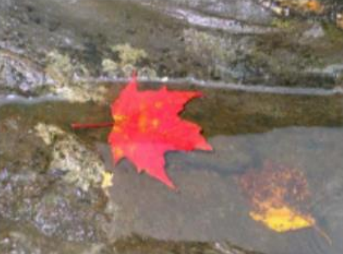
#> input picture resources/assets/exp5/505.png, 343 x 254 px
$ python '基于频率调谐的图像显著性检测.py'
#> lines starting #> are read from the running program, lines starting #| are printed output that depends on the picture
import cv2
import numpy as np
from matplotlib import pyplot as plt
from matplotlib import rcParams

# 支持汉字
rcParams['font.sans-serif'] = ['SimHei']


# 基于频率调谐的图像显著性检测
def frequency_tuned_saliency():
    # 图像路径
    image_path = '../resources/assets/exp5/505.png'
    # 读取图像
    image = cv2.imread(image_path)
#> image is the input picture: shape (254, 343, 3); mean B, G, R 102.4, 113.4, 133.9
    image_rgb = cv2.cvtColor(image, cv2.COLOR_BGR2RGB)

    # 步骤（1）：输入图像进行高斯滤波，去除高频信息
    gaussian_blur_image = cv2.GaussianBlur(image_rgb, (3, 3), 0)

    # 创建3x2的图像网格
    plt.figure(figsize=(15, 10))
    plt.subplot(2, 2, 1)
    plt.title('原始图像')
    plt.imshow(image_rgb)
    plt.axis('off')

    plt.subplot(2, 2, 2)
    plt.title('高斯滤波后图像')
    plt.imshow(gaussian_blur_image)
    plt.axis('off')

    # 步骤（2）：将原图与滤波后的图像从RGB颜色空间转换到Lab颜色空间
    lab_image = cv2.cvtColor(image_rgb, cv2.COLOR_RGB2LAB)
#> lab_image: shape (254, 343, 3); mean of channels 0, 1, 2 127.2, 134, 138
    lab_blur_image = cv2.cvtColor(gaussian_blur_image, cv2.COLOR_RGB2LAB)
#> lab_blur_image: shape (254, 343, 3); mean of channels 0, 1, 2 127.2, 134, 138
    # [11 lines of commented-out code are left out]
    I_mu = np.mean(lab_image, axis=(0, 1))
#> I_mu = [127.2, 134, 138]

    # 创建平均颜色图像
    mean_color_image = np.ones_like(lab_image) * I_mu[None, None, :]
#> mean_color_image: shape (254, 343, 3) float64; mean of channels 0, 1, 2 127.2, 134, 138

    mean_color_image_rgb = cv2.cvtColor(mean_color_image.astype(np.uint8), cv2.COLOR_LAB2RGB)
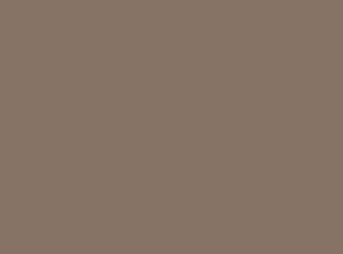
#> mean_color_image_rgb: shape (254, 343, 3); mean R, G, B 134, 115, 102

    plt.subplot(2, 2, 3)
    plt.title('平均颜色图像')
    plt.imshow(mean_color_image_rgb)
    plt.axis('off')

    # 步骤（4）：计算三个通道均值与高斯滤波后图像的欧氏距离之和
    saliency_map = np.linalg.norm(lab_blur_image - mean_color_image, axis=2)
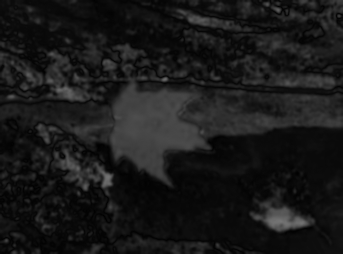
#> saliency_map: shape (254, 343) float64; min 0.999, max 117.3, mean 25.3

    # 步骤（5）：对S做归一化得到显著度图
    normalized_saliency_map = cv2.normalize(saliency_map, None, 0, 255, cv2.NORM_MINMAX).astype(np.uint8)
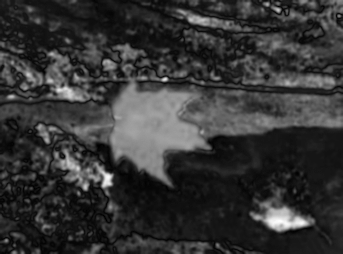
#> normalized_saliency_map: shape (254, 343); min 0, max 254, mean 52.7

    plt.subplot(2, 2, 4)
    plt.title('归一化显著图')
    plt.imshow(normalized_saliency_map, cmap='gray')
    plt.axis('off')

    plt.tight_layout()
    plt.show()
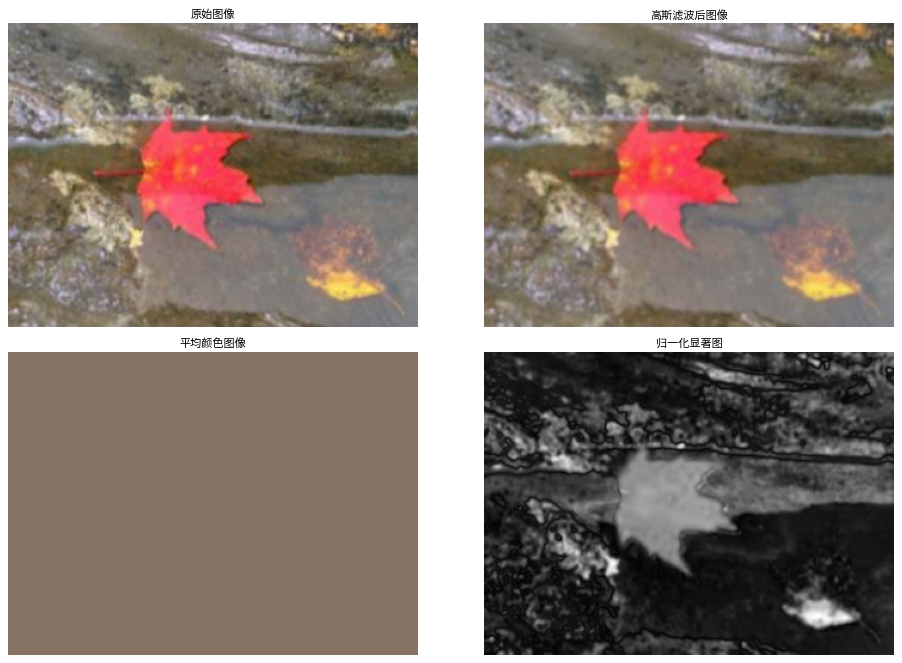
#> figure drawn by matplotlib, 4 panels


if __name__ == "__main__":
    frequency_tuned_saliency()

$ run again, with resources/assets/exp5/501.png copied over resources/assets/exp5/505.png
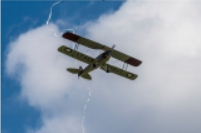
#> input picture resources/assets/exp5/501.png, 201 x 133 px
#> in frequency_tuned_saliency, image is the input picture: shape (133, 201, 3); mean B, G, R 180.8, 162.6, 145.8
#> lab_image: shape (133, 201, 3); mean of channels 0, 1, 2 168.1, 127.6, 116.7
#> lab_blur_image: shape (133, 201, 3); mean of channels 0, 1, 2 168, 127.6, 116.7
#> I_mu = [168.1, 127.6, 116.7]
#> mean_color_image: shape (133, 201, 3) float64; mean of channels 0, 1, 2 168.1, 127.6, 116.7
#> in frequency_tuned_saliency, `normalized_saliency_map = cv2.normalize(saliency_map, None, 0, 255, cv..`:
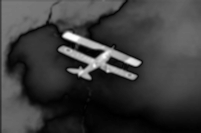
#> normalized_saliency_map: shape (133, 201); min 0, max 254, mean 60.7
#> in frequency_tuned_saliency, `plt.show()`:
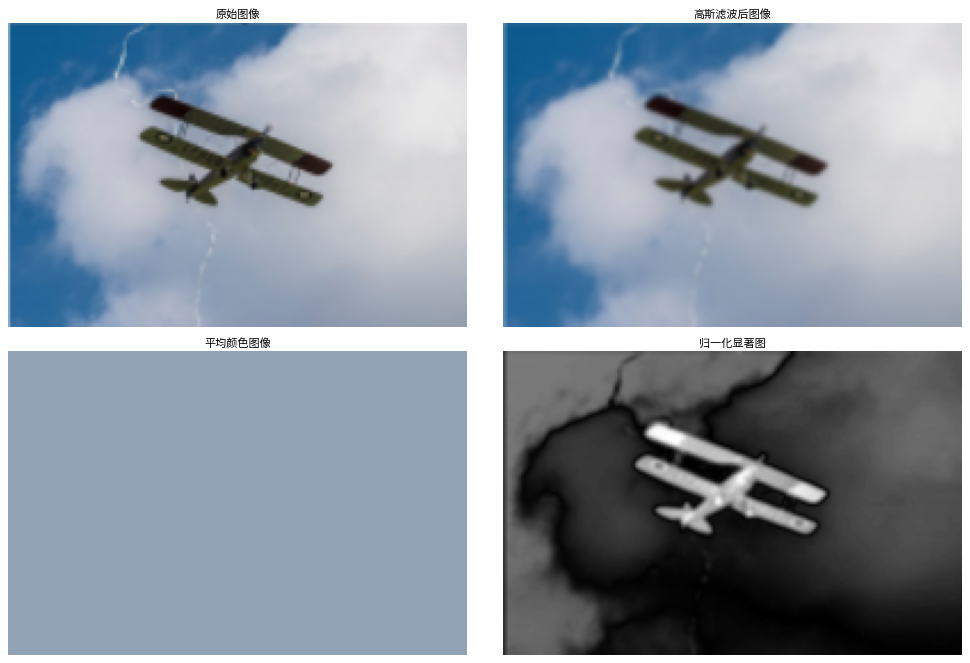
#> figure drawn by matplotlib, 4 panels

$ run again, with resources/assets/exp5/502.png copied over resources/assets/exp5/505.png
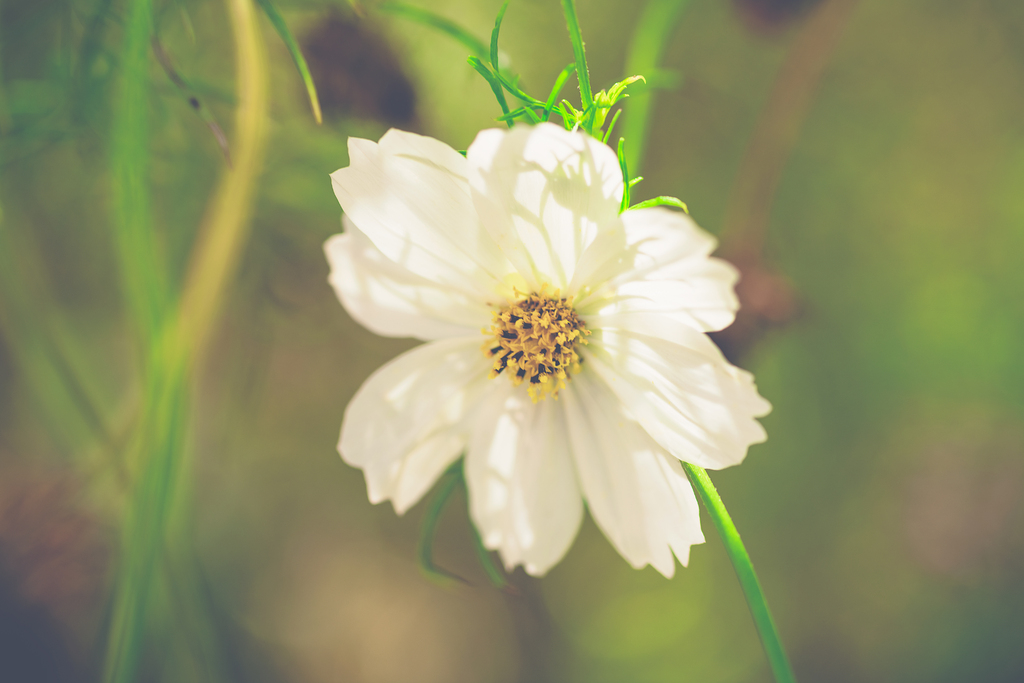
#> input picture resources/assets/exp5/502.png, 1024 x 683 px
#> in frequency_tuned_saliency, image is the input picture: shape (683, 1024, 3); mean B, G, R 105.8, 147.8, 145.1
#> lab_image: shape (683, 1024, 3); mean of channels 0, 1, 2 152.6, 120.2, 149.8
#> lab_blur_image: shape (683, 1024, 3); mean of channels 0, 1, 2 152.6, 120.2, 149.8
#> I_mu = [152.6, 120.2, 149.8]
#> mean_color_image: shape (683, 1024, 3) float64; mean of channels 0, 1, 2 152.6, 120.2, 149.8
#> in frequency_tuned_saliency, `normalized_saliency_map = cv2.normalize(saliency_map, None, 0, 255, cv..`:
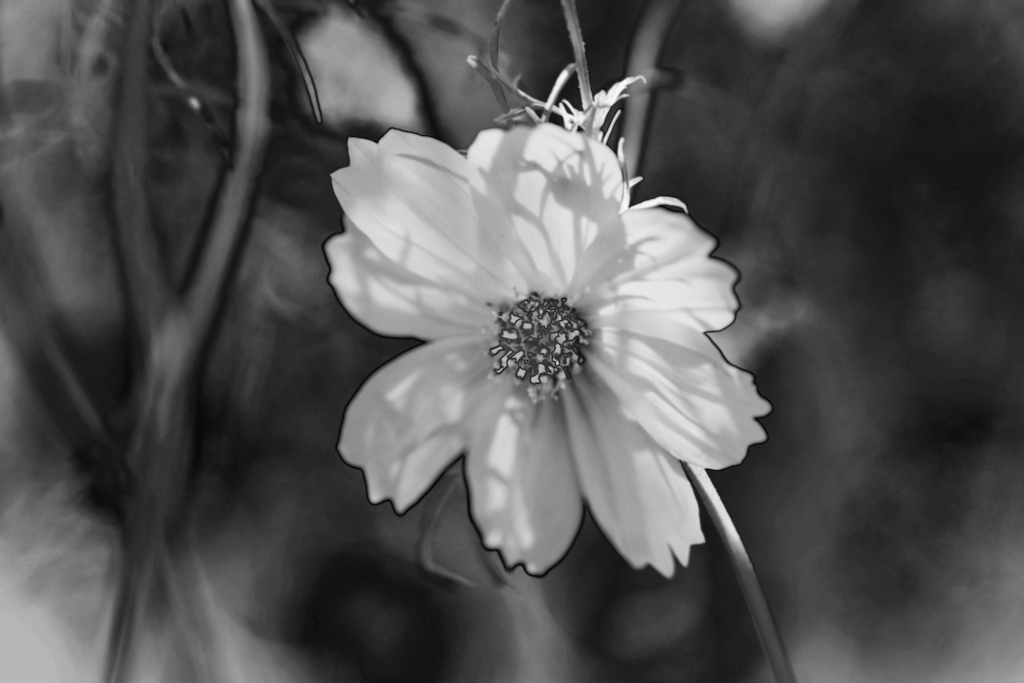
#> normalized_saliency_map: shape (683, 1024); min 0, max 254, mean 82.6
#> in frequency_tuned_saliency, `plt.show()`:
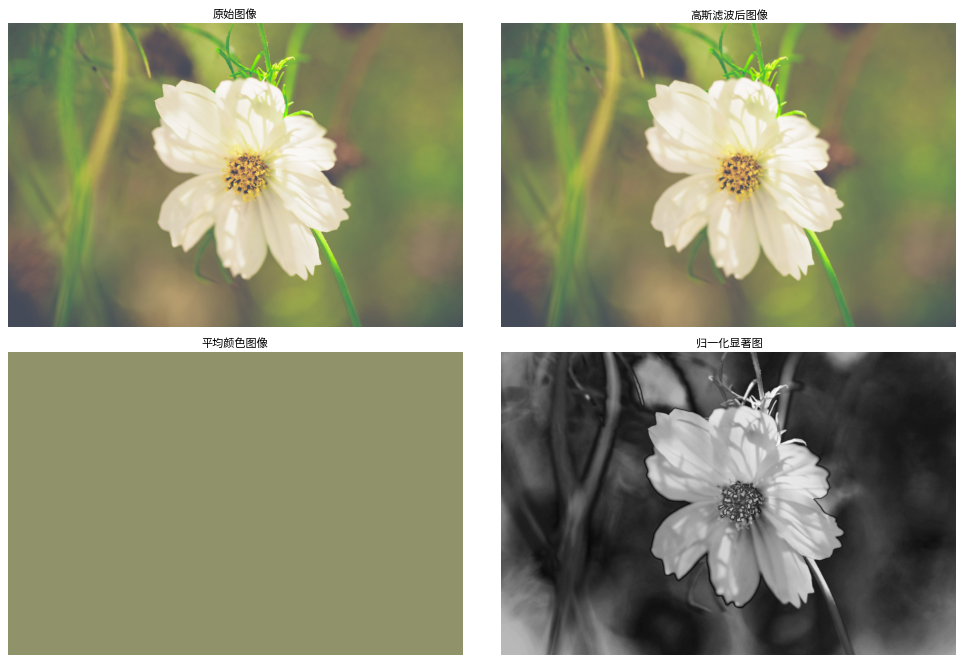
#> figure drawn by matplotlib, 4 panels

$ run again, with resources/assets/exp5/503.png copied over resources/assets/exp5/505.png
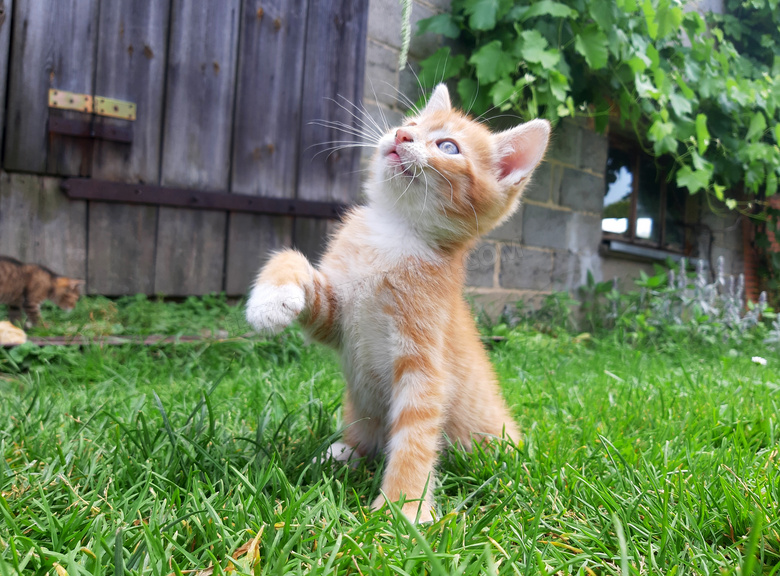
#> input picture resources/assets/exp5/503.png, 780 x 576 px
#> in frequency_tuned_saliency, image is the input picture: shape (576, 780, 3); mean B, G, R 88, 126, 104.2
#> lab_image: shape (576, 780, 3); mean of channels 0, 1, 2 127.5, 114.2, 145.2
#> lab_blur_image: shape (576, 780, 3); mean of channels 0, 1, 2 127.6, 114.2, 145.3
#> I_mu = [127.5, 114.2, 145.2]
#> mean_color_image: shape (576, 780, 3) float64; mean of channels 0, 1, 2 127.5, 114.2, 145.2
#> in frequency_tuned_saliency, `normalized_saliency_map = cv2.normalize(saliency_map, None, 0, 255, cv..`:
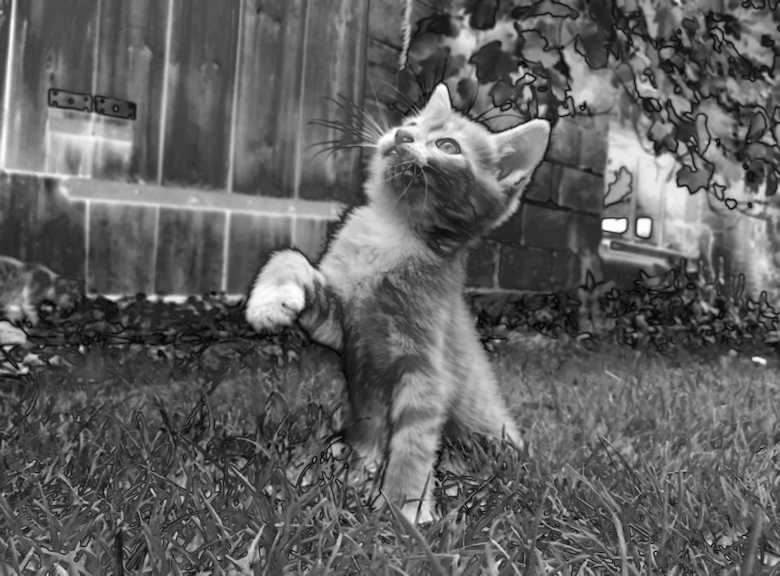
#> normalized_saliency_map: shape (576, 780); min 0, max 254, mean 96.1
#> in frequency_tuned_saliency, `plt.show()`:
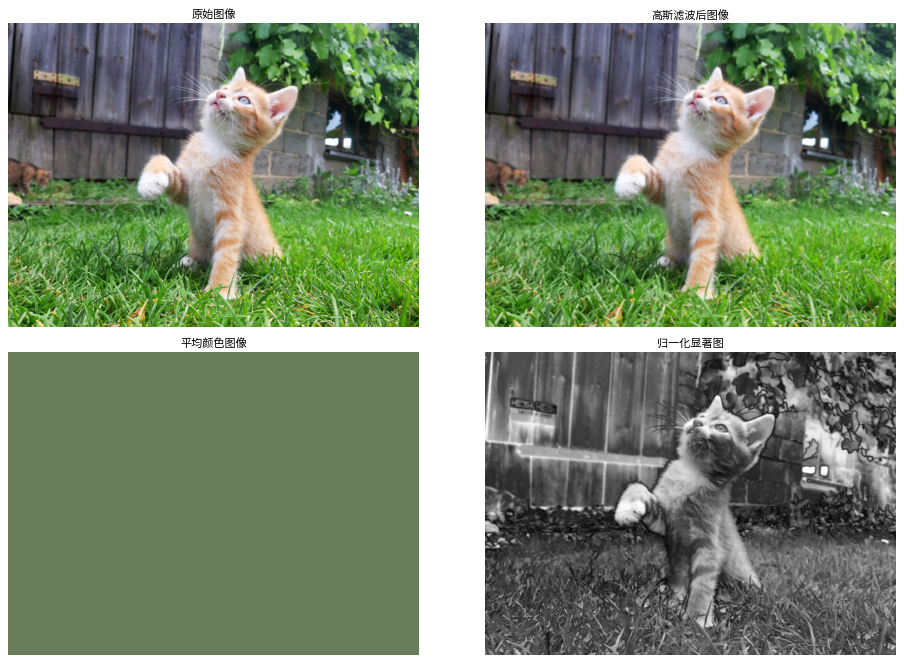
#> figure drawn by matplotlib, 4 panels
